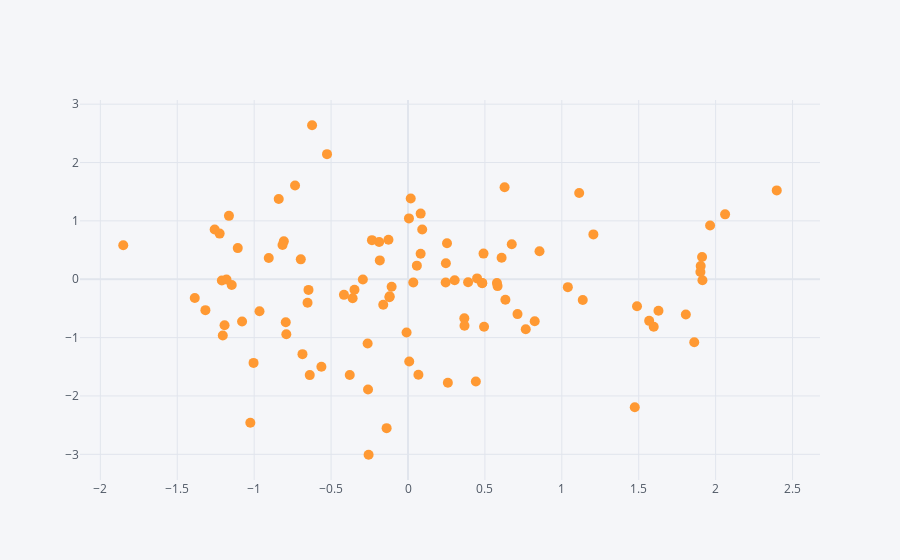

Notebook cell for this chart:
### Markdown cell above
## Scatter

### Code cell
df.iplot(kind = 'scatter', x = 'A', y = 'B', mode = 'markers', size = 10)
